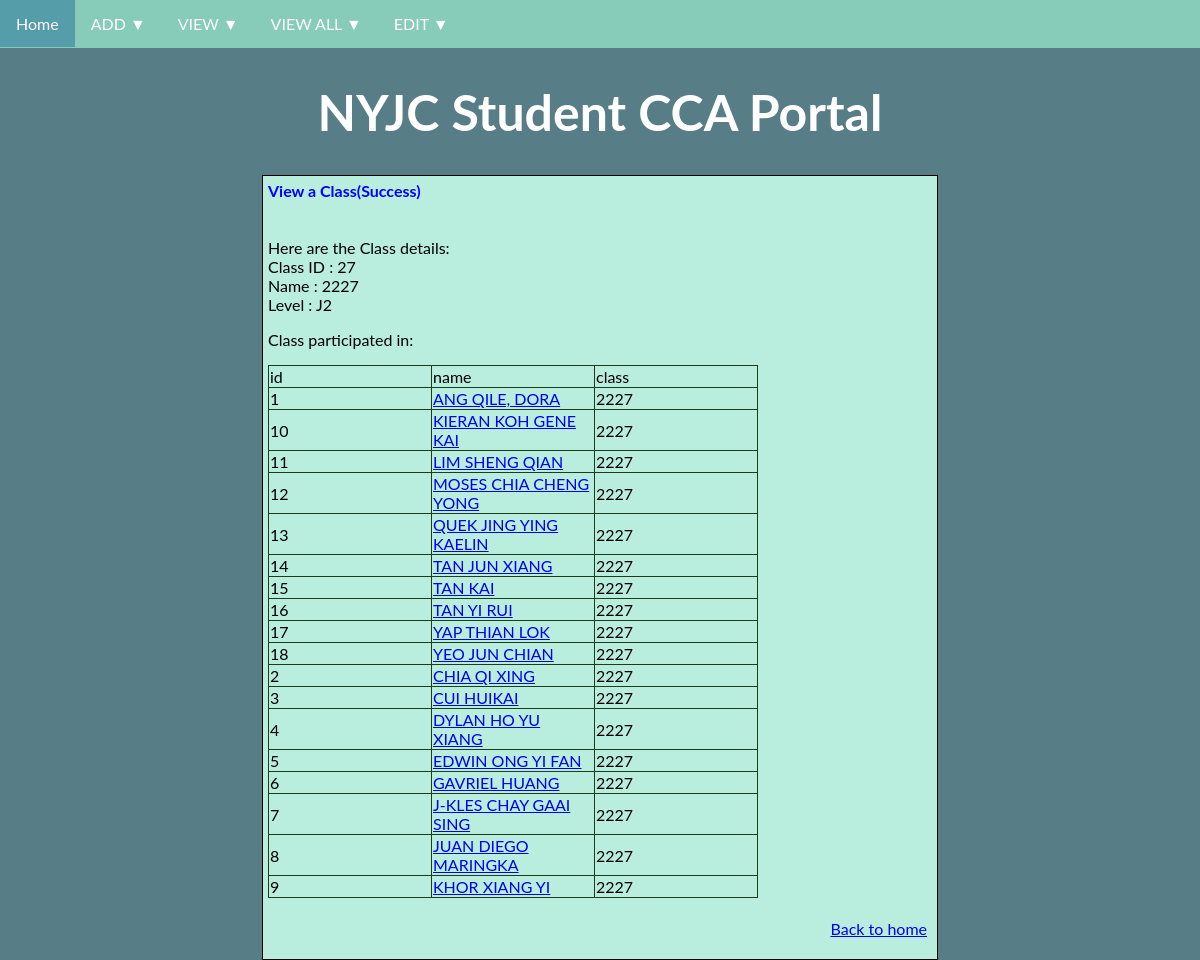
/view/class?id=27, run on the app's committed database.
### tables this page shows
CREATE TABLE "Class"(
                "id" TEXT UNIQUE,
                "name" TEXT,
                "level" TEXT,
                Primary Key("id")
                );

CREATE TABLE "Student"(
                "id" TEXT UNIQUE,
                "name" TEXT,
                "student_age" INT,
                "year_enrolled" INT,
                "graduating_year" INT,
                "class_id" TEXT,
                Primary Key("id")
                Foreign Key("class_id") REFERENCES Class("id")
                );

### main.py (the view, shortened to what this page needs)
@app.route('/view/class', methods = ["GET", 'POST'])
def view_class():
    title = 'View a Class'
    span1 = "View a Class"
    span2 = "Use the following form to view a Class"
    form_header = {"id": "Class ID"}
    error = ' '
    if request.args:
        record = classCollection.find(request.args['id'])
        if record != None:
            students = classCollection.viewstudent(request.args['id'])
            span1 = "View a Class(Success)"
            span2 = "Here are the Class details:"
            form_header = {
                           'id' : 'Class ID',
                           'name': 'Name',
                           'level': 'Level'
                               }
            return render_template("view.html",
                               page_type = 'success_class',
                               title = title,
                               span1 = span1,
                               span2 = span2,
                               form_header = form_header,
                               form_meta={
                                   'action': '',
                                   'method': 'get'
                               },
                               form_data =  record,
                               students = students
                              )
        else:
            error = f'Class ID {request.args["id"]} not found! Try again!'

### storage.py (called while the page is built)
    def _executedql(self, query: str, type: str, params: tuple) -> Optional[sqlite3.Row]:
        with sqlite3.connect(self._dbname) as conn:
            conn.row_factory = sqlite3.Row
            cur = conn.cursor()
            result = None
            if type == 'one':
                cur.execute(query, params)
                result = cur.fetchone()
            elif type == "many":
                cur.execute(query)
                result = cur.fetchall()
            elif type == "join":
                cur.execute(query, params)
                result = cur.fetchall()
            return result

    def find(self, key: str) -> Optional[dict]:
        query = f'''
                SELECT * FROM "{self._tblname}"
                WHERE "{self._key}" =?;
        '''
        result = self._executedql(query, "one", (key,))
        if result is not None:
            return dict(result)
        else:
            return None

    def viewstudent(self, key: str) -> Optional[list[dict]]:
        query = f'''SELECT "Student"."id" as "id",
                           "Student"."name" as "name",
                           "Class"."name" as "class"
                    FROM "{self._tblname}"
                    INNER JOIN "Student"
                        ON "Class"."id" = "Student"."class_id"
                    WHERE "Class"."id" = ?
                    ORDER BY "Student"."id";
                '''
        result = self._executedql(query, "join", (key,))
        if result != []:
            lst = []
            for record in result:
                lst.append(dict(record))
            return lst
        else:
            return None

### templates/view.html (shortened to what this page needs)
<!DOCTYPE html>
<html>
    <head>
    {% include "head.html" %}
    </head>
    <body>
        {% include "header.html" %}
        <div class='container'>
            <span class='highlight-blue'> {{span1}} </span>
            <span> {{span2}} </span>
        {% if 'view' in page_type %}
        <form
            action = "{{ form_meta['action'] }}"
            method = "{{ form_meta['method'] }}"
            >
        <table>
            {% for name, value in form_data.items() %}
            <tr>
                <td>
                    <label for= '{{ name }}'>
                    {{form_header[name]}}
                    </label>
                </td>
                <td>
                    <input id= '{{ name }}' type='text' name= '{{ name }}' value='{{ value }}' >
                </td>
            </tr>
            {% endfor %}
            <tr>
                <td colspan = "2" align = "right" >
                    <input type='submit' value='Submit'>
                </td>
            </tr>
        </table>
        </form>
        {% elif 'success' in page_type %}
            {% for name, value in form_data.items() %}
                {{form_header[name]}} : {{value}}
            {% endfor %}
            {% if 'class' in page_type %}
                <p> Class participated in: </p>
                {%if students != None %}
                    <table>
                        <tr>
                        {% for header in students[0].keys() %}
                            <td> {{header}} </td>
                        {% endfor %}
                        </tr>
                        {% for student in students %}
                            <tr>
                            {% for name, value in student.items() %}
                                {% if name == "name" %}
                                    <td> <a href="/view/student?id=+{{student['id']}}">{{value}}</a></td>
                                {% else %}
                                    <td>{{value}}</td>
                                {% endif %}
                            {% endfor %}
                            </tr>
                        {% endfor %}
                    </table>
                {% else %}
                    <p> No students found.</p>
                {% endif %}
            {% endif %}
        {% endif %}
        {% include "footer.html" %}
        </div>
    </body>
</html>

### static/css/styles.css (style rules this page uses)
body { background-color: #577D86; font-family: "Lato", sans-serif; margin: 0px; }
.highlight-blue { font-weight: bold; color: blue; }
.main-heading, .container, .footer { padding: 5px; margin: auto; }
.container { display: table; border: 0.5px solid black; background-color: #B9EDDD; color: black; width: 664px }
table { border: 0.5px solid #193d1d; border-collapse: collapse; }
th, td { width: 10em; border: 0.5px solid #193d1d; }

### data on the page
Class: form_header "Class ID", id "27", form_header "Name", name "2227", form_header "Level", level "J2"
Student: student "1", name "ANG QILE, DORA", name "2227"
Student: id "10", name "KIERAN KOH GENE KAI", name "2227"
Student: id "11", name "LIM SHENG QIAN", name "2227"
Student: id "12", name "MOSES CHIA CHENG YONG", name "2227"
Student: id "13", name "QUEK JING YING KAELIN", name "2227"
Student: id "14", name "TAN JUN XIANG", name "2227"
Student: id "15", name "TAN KAI", name "2227"
Student: id "16", name "TAN YI RUI", name "2227"
Student: id "17", name "YAP THIAN LOK", name "2227"
Student: id "18", name "YEO JUN CHIAN", name "2227"
Student: student "2", name "CHIA QI XING", name "2227"
Student: student "3", name "CUI HUIKAI", name "2227"
Student: student "4", name "DYLAN HO YU XIANG", name "2227"
Student: student "5", name "EDWIN ONG YI FAN", name "2227"
Student: student "6", name "GAVRIEL HUANG", name "2227"
Student: student "7", name "J-KLES CHAY GAAI SING", name "2227"
Student: student "8", name "JUAN DIEGO MARINGKA", name "2227"
Student: student "9", name "KHOR XIANG YI", name "2227"

### other printed values
{{ span1 }} "View a Class(Success)"
{{ span2 }} "Here are the Class details:"
{{ header }} "id" "name" "class"
